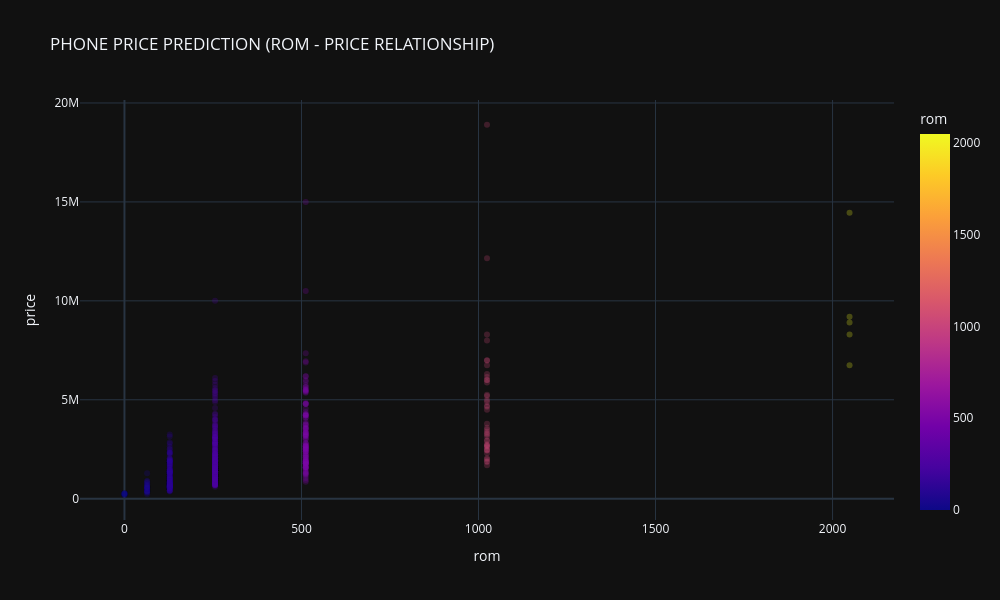

Notebook cell for this chart:
### Markdown cell above
visualization to assess the relationship of rom with the target variable Price

### Code cell
# scatter plot of rom and price
fig = px.scatter(phone_df, x='rom', y='price', opacity = 0.25, template = 'plotly_dark', 
                color='rom', hover_data=['rom', 'price'],title = 'PHONE PRICE PREDICTION (ROM - PRICE RELATIONSHIP)')
fig.update_layout(width=1000, height=600)
fig.show()

### Figure 1 — Plotly figure (JSON) as saved in the notebook; plotly's stock layout.template omitted (floating-point values rounded to 4 significant figures; data arrays with more than 128 entries replaced by an {"elided": "..."} marker saying what was removed)
{"data": [{"hovertemplate": "rom=%{marker.color}<br>price=%{y}<extra></extra>", "legendgroup": "", "marker": {"color": {"elided": "581 float values"}, "coloraxis": "coloraxis", "opacity": 0.25, "symbol": "circle"}, "mode": "markers", "name": "", "orientation": "v", "showlegend": false, "type": "scatter", "x": {"elided": "581 float values"}, "xaxis": "x", "y": {"elided": "581 int values"}, "yaxis": "y"}], "layout": {"coloraxis": {"colorbar": {"title": {"text": "rom"}}, "colorscale": [[0, "#0d0887"], [0.1111, "#46039f"], [0.2222, "#7201a8"], [0.3333, "#9c179e"], [0.4444, "#bd3786"], [0.5556, "#d8576b"], [0.6667, "#ed7953"], [0.7778, "#fb9f3a"], [0.8889, "#fdca26"], [1, "#f0f921"]]}, "height": 600, "legend": {"tracegroupgap": 0}, "title": {"text": "PHONE PRICE PREDICTION (ROM - PRICE RELATIONSHIP)"}, "width": 1000, "xaxis": {"anchor": "y", "domain": [0, 1], "title": {"text": "rom"}}, "yaxis": {"anchor": "x", "domain": [0, 1], "title": {"text": "price"}}}}
